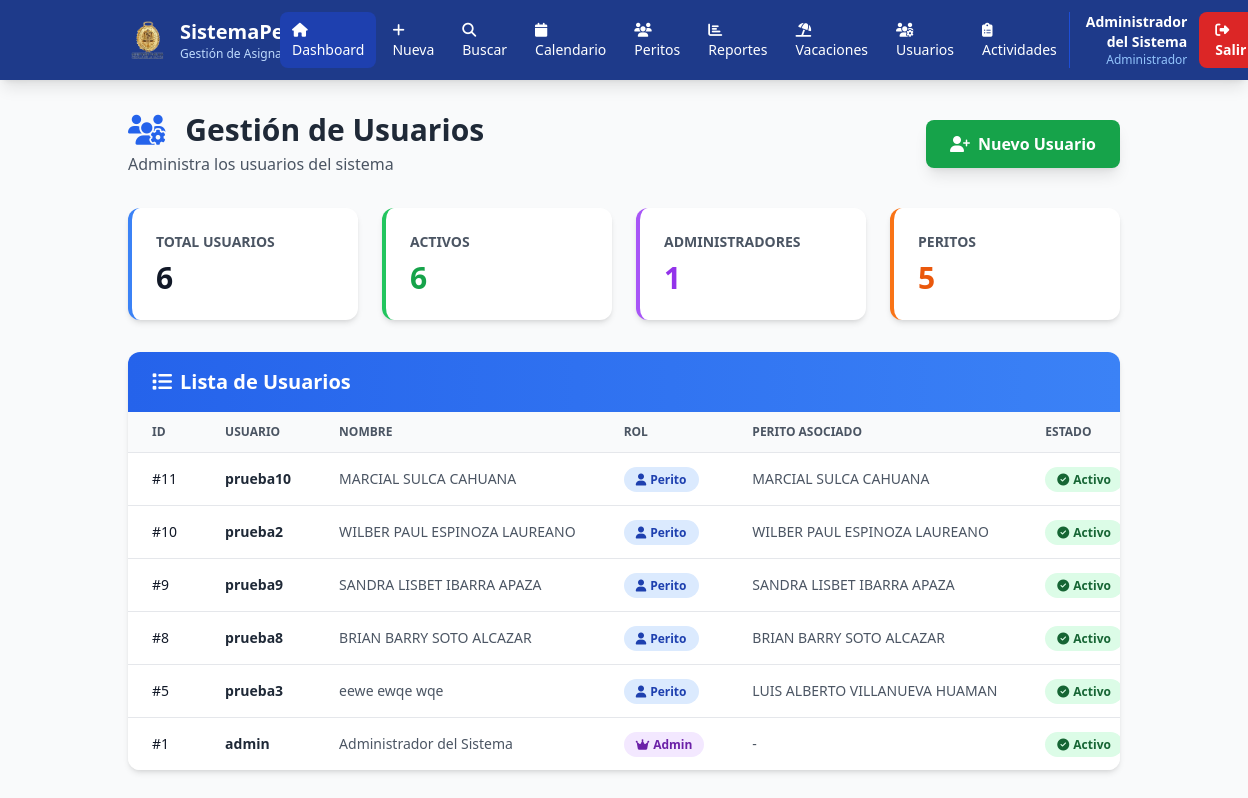
Before: /usuarios (signed in) with the older database file.
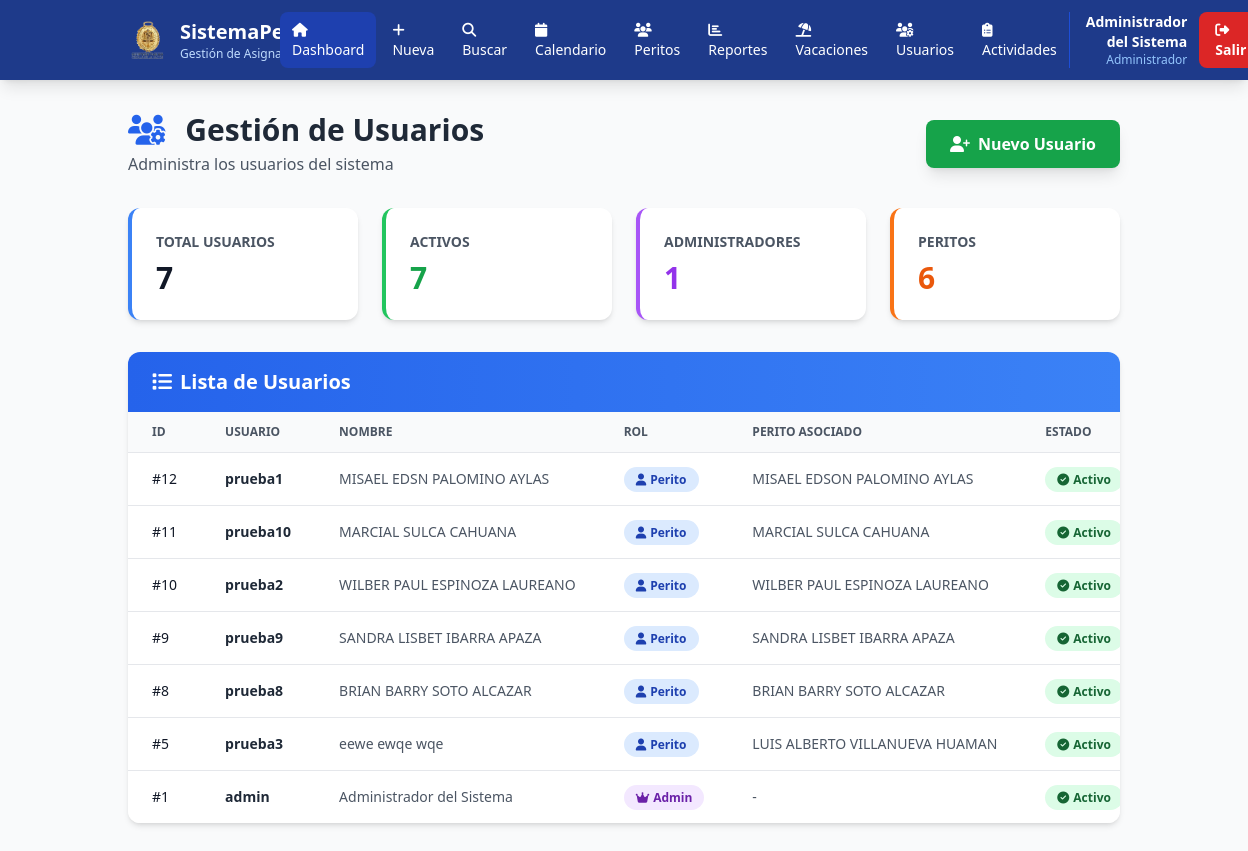
After: the same page with the newer database file.
### tables this page shows
CREATE TABLE usuarios (
            id INTEGER PRIMARY KEY AUTOINCREMENT,
            usuario TEXT UNIQUE NOT NULL,
            password TEXT NOT NULL,
            rol TEXT NOT NULL,
            perito_id INTEGER,
            nombre_completo TEXT,
            email TEXT,
            activo INTEGER DEFAULT 1,
            primer_inicio INTEGER DEFAULT 1,
            fecha_creacion TIMESTAMP DEFAULT CURRENT_TIMESTAMP,
            ultimo_acceso TIMESTAMP,
            FOREIGN KEY (perito_id) REFERENCES peritos(id)
        );

CREATE TABLE peritos (
            id INTEGER PRIMARY KEY AUTOINCREMENT,
            nombre_completo TEXT NOT NULL,
            tipo TEXT NOT NULL,
            estado TEXT DEFAULT 'Activo',
            fecha_creacion TIMESTAMP DEFAULT CURRENT_TIMESTAMP
        );

### app.py (the view)
@app.route('/usuarios')
@admin_required
def gestion_usuarios():
    conn = sqlite3.connect('database.db')
    conn.row_factory = sqlite3.Row
    cursor = conn.cursor()
    cursor.execute('''
        SELECT u.*, p.nombre_completo as perito_nombre
        FROM usuarios u
        LEFT JOIN peritos p ON u.perito_id = p.id
        ORDER BY u.fecha_creacion DESC
    ''')
    usuarios = []
    for row in cursor.fetchall():
        usuarios.append({
            'id': row['id'],
            'usuario': row['usuario'],
            'rol': row['rol'],
            'perito_id': row['perito_id'],
            'perito_nombre': row['perito_nombre'],
            'nombre_completo': row['nombre_completo'],
            'email': row['email'],
            'activo': row['activo'],
            'primer_inicio': row['primer_inicio'],
            'fecha_creacion': row['fecha_creacion'],
            'ultimo_acceso': row['ultimo_acceso']
        })
    cursor.execute('SELECT id, nombre_completo, tipo FROM peritos WHERE estado = "Activo" ORDER BY tipo, nombre_completo')
    peritos = [{'id': row['id'], 'nombre': row['nombre_completo'], 'tipo': row['tipo']} for row in cursor.fetchall()]
    conn.close()
    return render_template('admin/usuarios.html', usuarios=usuarios, peritos=peritos)

### app.py (called while the page is built)
def admin_required(f):
    @wraps(f)
    def decorated_function(*args, **kwargs):
        if 'usuario_id' not in session:
            return redirect(url_for('login'))
        if session.get('rol') != 'admin':
            return redirect(url_for('index'))
        return f(*args, **kwargs)
    return decorated_function

### templates/admin/usuarios.html (shortened to what this page needs)
<!DOCTYPE html>
<html lang="es">
<head>
    <script src="https://cdn.tailwindcss.com"></script>
    <link rel="stylesheet" href="https://cdnjs.cloudflare.com/ajax/libs/font-awesome/6.4.0/css/all.min.css">
</head>
<body class="bg-gray-50">
    <nav class="bg-blue-900 text-white shadow-lg">
        <div class="container mx-auto px-4">
            <div class="flex justify-between items-center py-3">
                <div class="flex items-center space-x-3">
                    <img src="{{ url_for('static', filename='imagenes/logompo.png') }}" alt="Logo" class="w-10 h-10 object-contain">
                    <div class="hidden md:block">
                        <h1 class="text-xl font-bold">SistemaPerito</h1>
                        <p class="text-xs text-blue-200">Gestión de Asignaciones</p>
                    </div>
                </div>
                <div class="flex items-center space-x-1">
                    <a href="/" class="px-3 py-2 bg-blue-800 rounded-lg hover:bg-blue-700 transition text-sm">
                        <i class="fas fa-home mr-1"></i>Dashboard
                    </a>
                    {% if session.rol == 'admin' %}
                    <a href="/nuevo" class="px-3 py-2 rounded-lg hover:bg-blue-800 transition text-sm">
                        <i class="fas fa-plus mr-1"></i>Nueva
                    </a>
                    {% endif %}
                    <a href="/buscar" class="px-3 py-2 rounded-lg hover:bg-blue-800 transition text-sm">
                        <i class="fas fa-search mr-1"></i>Buscar
                    </a>
                    <a href="/calendario" class="px-3 py-2 rounded-lg hover:bg-blue-800 transition text-sm">
                        <i class="fas fa-calendar mr-1"></i>Calendario
                    </a>
                    {% if session.rol == 'admin' %}
                    <a href="/peritos" class="px-3 py-2 rounded-lg hover:bg-blue-800 transition text-sm">
                        <i class="fas fa-users mr-1"></i>Peritos
                    </a>
                    <a href="/reportes" class="px-3 py-2 rounded-lg hover:bg-blue-800 transition text-sm">
                        <i class="fas fa-chart-bar mr-1"></i>Reportes
                    </a>
                    <a href="/vacaciones" class="px-3 py-2 rounded-lg hover:bg-blue-800 transition text-sm">
                        <i class="fas fa-umbrella-beach mr-1"></i>Vacaciones
                    </a>
                    <a href="/usuarios" class="px-3 py-2 rounded-lg hover:bg-blue-800 transition text-sm">
                        <i class="fas fa-users-cog mr-1"></i>Usuarios
                    </a>
                    <a href="/actividades-admin" class="px-3 py-2 rounded-lg hover:bg-blue-800 transition text-sm">
                        <i class="fas fa-clipboard-list mr-1"></i>Actividades
                    </a>
                    {% endif %}
                </div>
                <div class="flex items-center space-x-3 border-l border-blue-700 pl-4">
                    <div class="text-right hidden md:block">
                        <p class="text-sm font-semibold">{{ session.nombre_completo or session.usuario }}</p>
                        {% if tipo_perito %}
                        <p class="text-xs text-blue-300">Perito {{ tipo_perito }}</p>
                        {% elif session.rol == 'admin' %}
                        <p class="text-xs text-blue-300">Administrador</p>
                        {% endif %}
                    </div>
                    <a href="/logout" class="px-4 py-2 bg-red-600 rounded-lg hover:bg-red-700 transition text-sm font-semibold">
                        <i class="fas fa-sign-out-alt mr-1"></i>Salir
                    </a>
                </div>
            </div>
        </div>
    </nav>
    <div class="container mx-auto px-4 py-8">
        <div class="flex justify-between items-center mb-8">
            <div>
                <h2 class="text-3xl font-bold text-gray-800">
                    <i class="fas fa-users-cog text-blue-600 mr-3"></i>
                    Gestión de Usuarios
                </h2>
                <p class="text-gray-600 mt-1">Administra los usuarios del sistema</p>
            </div>
            <button onclick="mostrarModalNuevo()"
                    class="px-6 py-3 bg-green-600 text-white font-semibold rounded-lg hover:bg-green-700 transition shadow-lg">
                <i class="fas fa-user-plus mr-2"></i>Nuevo Usuario
            </button>
        </div>
        <div class="grid grid-cols-1 md:grid-cols-4 gap-6 mb-8">
            <div class="bg-white rounded-xl shadow-md p-6 border-l-4 border-blue-500">
                <p class="text-sm font-semibold text-gray-600 uppercase">Total Usuarios</p>
                <p class="text-3xl font-bold text-gray-900 mt-2">{{ usuarios|length }}</p>
            </div>
            <div class="bg-white rounded-xl shadow-md p-6 border-l-4 border-green-500">
                <p class="text-sm font-semibold text-gray-600 uppercase">Activos</p>
                <p class="text-3xl font-bold text-green-600 mt-2">{{ usuarios|selectattr('activo', 'equalto', 1)|list|length }}</p>
            </div>
            <div class="bg-white rounded-xl shadow-md p-6 border-l-4 border-purple-500">
                <p class="text-sm font-semibold text-gray-600 uppercase">Administradores</p>
                <p class="text-3xl font-bold text-purple-600 mt-2">{{ usuarios|selectattr('rol', 'equalto', 'admin')|list|length }}</p>
            </div>
            <div class="bg-white rounded-xl shadow-md p-6 border-l-4 border-orange-500">
                <p class="text-sm font-semibold text-gray-600 uppercase">Peritos</p>
                <p class="text-3xl font-bold text-orange-600 mt-2">{{ usuarios|selectattr('rol', 'equalto', 'perito')|list|length }}</p>
            </div>
        </div>
        <div class="bg-white rounded-xl shadow-md overflow-hidden">
            <div class="px-6 py-4 bg-gradient-to-r from-blue-600 to-blue-500">
                <h3 class="text-xl font-bold text-white">
                    <i class="fas fa-list mr-2"></i>Lista de Usuarios
                </h3>
            </div>
            <div class="overflow-x-auto">
                <table class="min-w-full divide-y divide-gray-200">
                    <thead class="bg-gray-50">
                        <tr>
                            <th class="px-6 py-3 text-left text-xs font-semibold text-gray-600 uppercase">ID</th>
                            <th class="px-6 py-3 text-left text-xs font-semibold text-gray-600 uppercase">Usuario</th>
                            <th class="px-6 py-3 text-left text-xs font-semibold text-gray-600 uppercase">Nombre</th>
                            <th class="px-6 py-3 text-left text-xs font-semibold text-gray-600 uppercase">Rol</th>
                            <th class="px-6 py-3 text-left text-xs font-semibold text-gray-600 uppercase">Perito Asociado</th>
                            <th class="px-6 py-3 text-left text-xs font-semibold text-gray-600 uppercase">Estado</th>
                        </tr>
                    </thead>
                    <tbody class="bg-white divide-y divide-gray-200">
                        {% for user in usuarios %}
                        <tr class="hover:bg-gray-50">
                            <td class="px-6 py-4 whitespace-nowrap text-sm font-medium text-gray-900">#{{ user.id }}</td>
                            <td class="px-6 py-4 whitespace-nowrap text-sm font-semibold text-gray-800">{{ user.usuario }}</td>
                            <td class="px-6 py-4 whitespace-nowrap text-sm text-gray-600">{{ user.nombre_completo or '-' }}</td>
                            <td class="px-6 py-4 whitespace-nowrap text-sm">
                                {% if user.rol == 'admin' %}
                                <span class="px-3 py-1 bg-purple-100 text-purple-800 rounded-full text-xs font-semibold">
                                    <i class="fas fa-crown mr-1"></i>Admin
                                </span>
                                {% else %}
                                <span class="px-3 py-1 bg-blue-100 text-blue-800 rounded-full text-xs font-semibold">
                                    <i class="fas fa-user mr-1"></i>Perito
                                </span>
                                {% endif %}
                            </td>
                            <td class="px-6 py-4 whitespace-nowrap text-sm text-gray-600">
                                {{ user.perito_nombre or '-' }}
                            </td>
                            <td class="px-6 py-4 whitespace-nowrap text-sm">
                                {% if user.activo %}
                                <span class="px-3 py-1 bg-green-100 text-green-800 rounded-full text-xs font-semibold">
                                    <i class="fas fa-check-circle mr-1"></i>Activo
                                </span>
                                {% else %}
                                <span class="px-3 py-1 bg-red-100 text-red-800 rounded-full text-xs font-semibold">
                                    <i class="fas fa-times-circle mr-1"></i>Inactivo
                                </span>
                                {% endif %}
                            </td>
                        </tr>
                        {% endfor %}
                    </tbody>
                </table>
            </div>
        </div>
    </div>
</body>
</html>

Changed rows visible on the page:
added usuarios: id "12", usuario "prueba1", nombre_completo "MISAEL EDSN PALOMINO AYLAS", rol "perito" (drawn), nombre_completo "MISAEL EDSON PALOMINO AYLAS", activo 1 (drawn)
Other visible differences:
{{ usuarios|length }}: "6" → "7"
{{ usuarios|selectattr('activo', 'equalto', 1)|list|length }}: "6" → "7"
{{ usuarios|selectattr('rol', 'equalto', 'perito')|list|length }}: "5" → "6"
